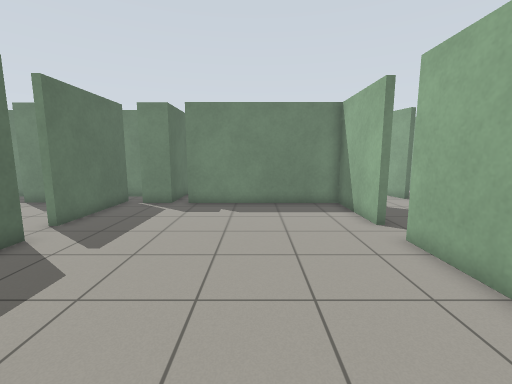
view 1 (above)

19 first-person views from a walk through a Gazebo world. The camera is 1.2 m above the floor, tilts 8° down and sees 90° across. The floor is counted in squares, 0.5 m on a side. Each view is taken from the middle of a square. On the plan, view 1 faces up. The plan holds only what a view shows up to about 17 squares ahead; the rest is blank. The place goes on beyond the plan.

view 2
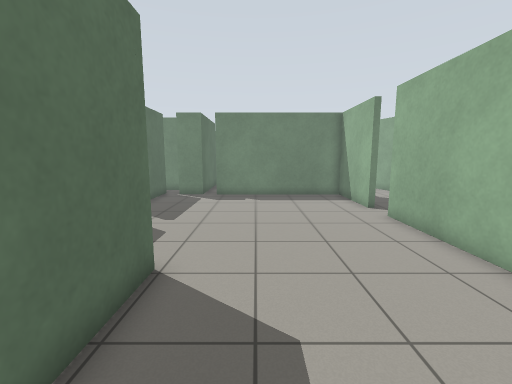

view 3
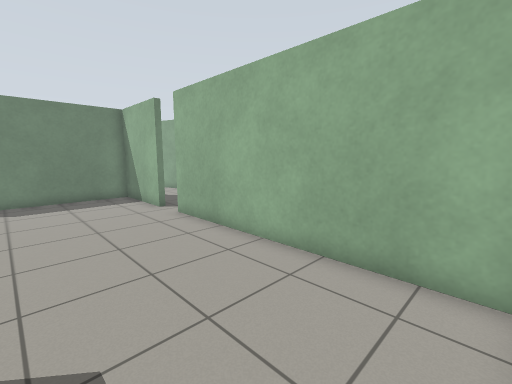

view 4
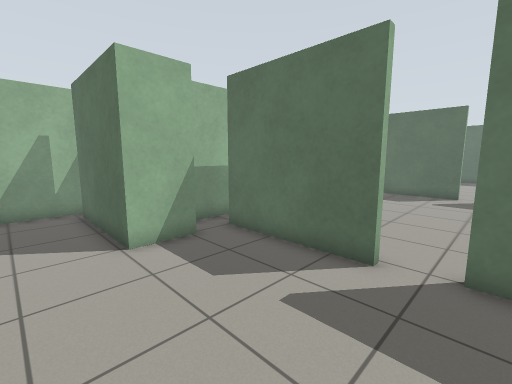

view 5
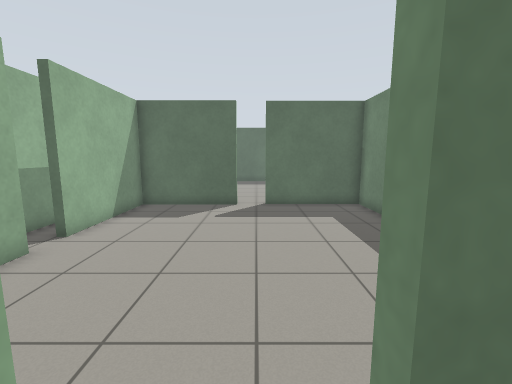

view 6
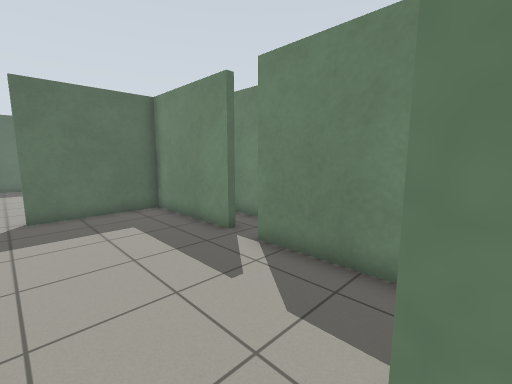

view 7
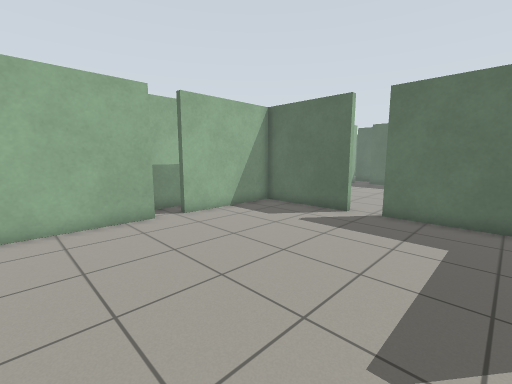

view 8
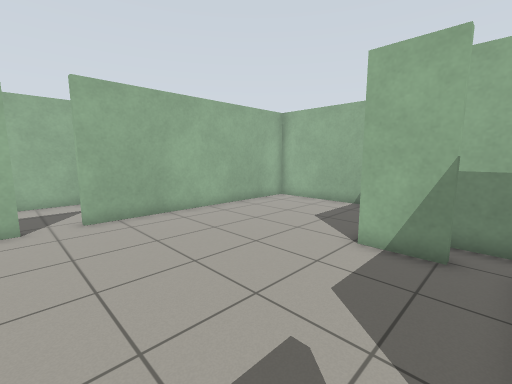

view 9
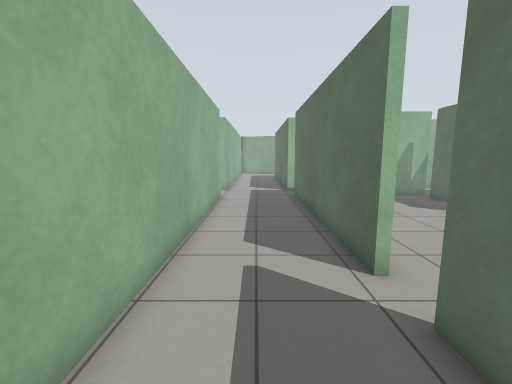

view 10
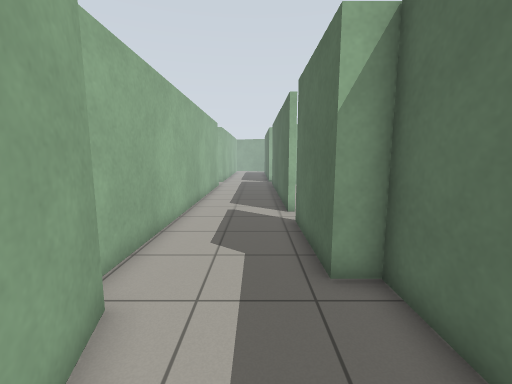

view 11
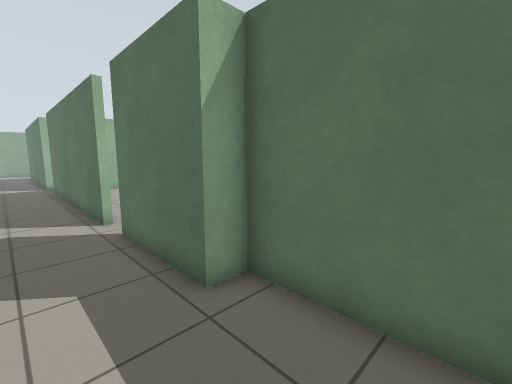

view 12
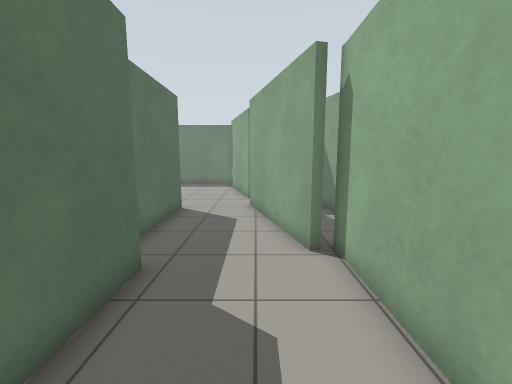

view 13
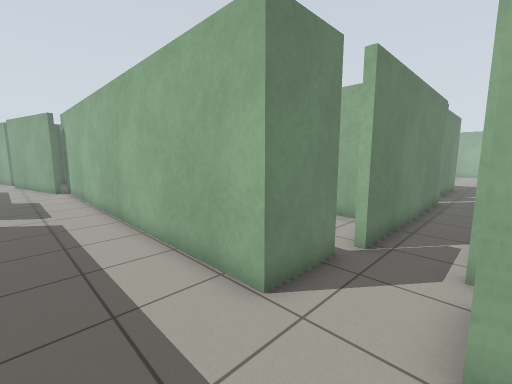

view 14
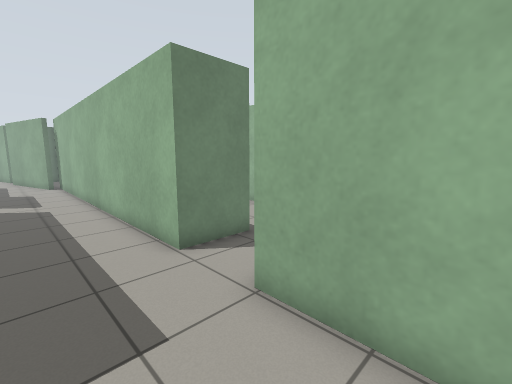

view 15
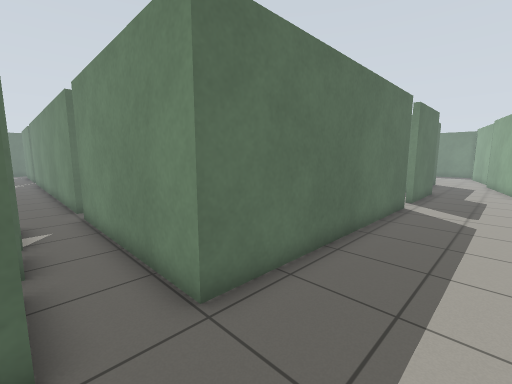

view 16
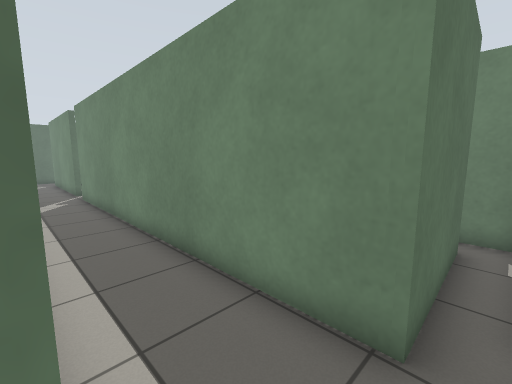

view 17
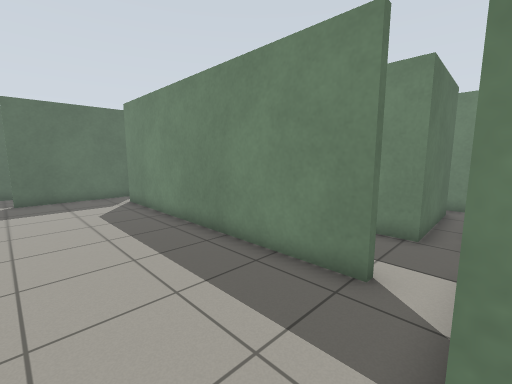

view 18
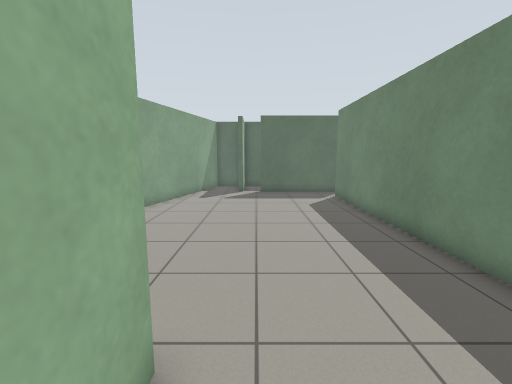

view 19
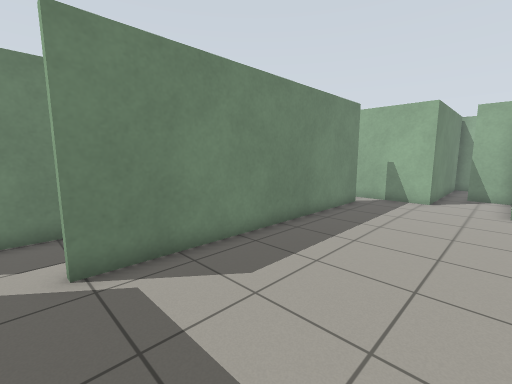

### Floor plan
Points are (right, up) in squares from view 1. A wall is a line through its corners. A room is listed if a view was taken in it or the views show most of it. See-through windows are left out.
Room 1 (views 1, 2, 3, 4, 5, 6, 8)
walls: (-5.2, 2.2) (-3.2, 2.2) (-3.2, -2.9); (-7, 7.1) (-6.6, 7.1) (-6.6, 2); (4.3, 8.7) (4.3, 12.9) (-1.1, 12.9); (-7.8, 0.8) (-4.8, 0.8); (-4.3, 13.1) (-5.9, 13.1); (-3.5, -3.6) (4.3, -3.6) (4.3, 7.1); (4.3, 13.1) (-3.5, 13.1); (-6.8, 13.6) (-6.8, 8.6) (-7.2, 8.6)
ways out: opening at (-7, 8) to room 2; opening at (4.5, 8) to room 3; gap at (-3, -3) to room 5
Room 2 (view 7)
walls: (-13.4, 13.1) (-18.7, 13.1) (-18.7, 8.4); (-12.1, 2.4) (-7.8, 2.4); (-18.7, 7.1) (-18.7, 2.4) (-13.4, 2.4); (-8.2, 13.1) (-12.1, 13.1)
ways out: opening at (-7, 8) to room 1; opening at (-19, 8); gap at (-19, 7)
Room 3 (views 9, 10, 11, 12, 13, 14, 15)
walls: (11.6, -3.1) (9.1, -3.1) (9.1, 14.5); (4.5, 7.1) (4.5, -3.9) (-3.4, -3.9); (9.1, -9.2) (9.1, -5.7); (19.5, -3.5) (12.5, -3.5); (4.5, 13.2) (4.5, 8.7) (4.3, 8.7); (8.4, 14.3) (7.2, 18.5); (3.5, 18.5) (3.5, 13.2)
ways out: opening at (4.5, 8) to room 1; opening at (-4, -5) to room 5; opening at (2, -6); opening at (12, -3); gap at (0, -6); gap at (11, -6)
Room 4 (views 16, 17, 18, 19)
walls: (-4.8, -7.2) (-17.4, -7.2); (-4.6, -13.1) (-3, -13.1); (-19.1, -6.5) (-19.1, -11.8); (0.1, -10.3) (-3.1, -10.3) (-3.1, -6.5); (-0.3, -13.1) (-0.3, -11.4)
ways out: opening at (-18, -7) to room 5; opening at (-4, -7) to room 5; gap at (0, -11)
Room 5 (no view inside)
walls: (-4.8, 0.8) (-4.8, -3.9) (-20.6, -3.9); (-3.8, 1.9) (-5, 1.9)
ways out: gap at (-3, -3) to room 1; opening at (-4, -5) to room 3; opening at (-18, -7) to room 4; opening at (-4, -7) to room 4

Positions as (right, up) in squares from view 1, and headings:
1: (0, 0), facing up
2: (-1, -3), facing up
3: (-1, -3), facing up-right
4: (-1, 9), facing down-left
5: (-6, 8), facing left
6: (-7, 8), facing up-left
7: (-8, 12), facing down-left
8: (-6, 9), facing down-right
9: (7, 12), facing down
10: (6, 18), facing down
11: (7, 17), facing down-left
12: (7, 8), facing up
13: (6, -6), facing up-right
14: (6, -9), facing up-right
15: (8, -6), facing up-left
16: (-4, -7), facing up-left
17: (-3, -12), facing up-left
18: (-2, -12), facing left
19: (-18, -13), facing up-right
